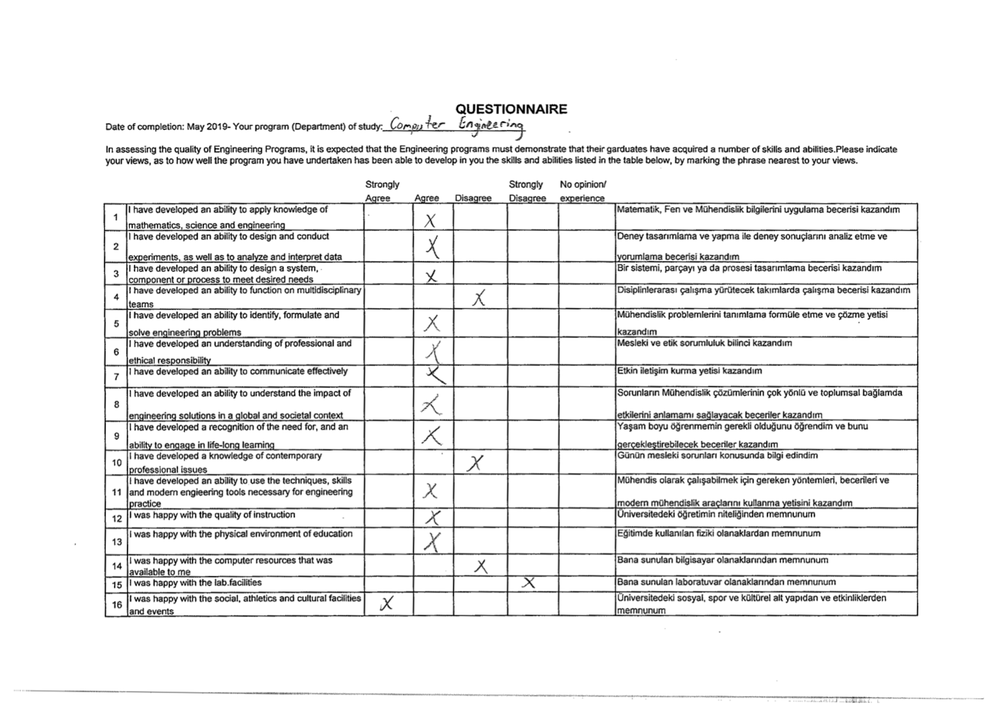
#> input picture Exercises/GE1/resources/questionnaire.png, 1000 x 706 px, shrunk from 1700 x 1200 before the run; the run also reads 1 picture not shown here
$ jupyter execute --allow-errors GE1_questions.ipynb   (shell and % lines are left out)
#> lines starting #> are read from the running program, lines starting #| are printed output that depends on the picture; after the words box and inside, x2 and y2 are one past the last pixel; in counts of white or black regions, pixels touching at a corner belong together
# (2024) Graded Exam 1: Document Recognition

## Please write your name and student ID here: FIRSTNAME Lastname (Anthony Grégoire Kalaydjian - 370837)

#### For submission, make sure to save your notebook with valid outputs for grading. Do not leave a lot of confusing debug output in your cells.

In this exam, we are going to tackle a simple computer vision task from start to finish using classical methods. Given a scanned image of an anonymous satisfaction questionnaire filled out via pen, our job is to fully automatically extract the responder's answers.

Almost all of the task is guided, and graded parts are marked. Here's an overview of the steps we will take, each composed of several subtasks:

1. Implementing a high-performance 2D convolution operation. **(30 points)**
2. Detecting horizontal and vertical edges with Sobel filtering and thresholding. **(10 points)**
3. Improving detected edges via dilation. **(15 points)**
4. Labeling connected components to detect table lines. **(25 points)**
5. Processing the detected lines into boxes and deciding which boxes are filled to extract the final answers. **(20 points)**

**100 points** in total.

**Hint:** All graded parts start with the heading "Subtask". Searching for "Subtask" with Cmd/Ctrl + F can help you check out all the graded parts. All code you need to write is also marked with `[TODO]`.

**INSURANCE NOTE:** It is possible to move from one step to the next even if your implementation for that step is failing, by using an alternative library function or loading the correct result from disk. Look for notes marked with **INSURANCE NOTE** just like this one!

## About Possible Technical Problems

This lab does not require any different packages than those you have used in the labs: `numpy`, `matplotlib`, `scipy` and `scikit-image`. In case you do get some errors while trying to run the notebook, there are two things you can try:
1. Try to re-install packages with versions that are known to work (running the cell below).
2. Run the notebook on Google Colab, which has all the libraries pre-installed.

**In any case, please feel free to call a TA and ask for help if you are having trouble.**

[cell 1]
# uncomment and run the below code in case you have library issues to try to have working versions installed
# %pip install numpy==1.24.3 matplotlib==3.7.2 scipy==1.11.1 scikit-image==0.20.0 jupyter==1.0.0

## The Questionnaire

Let's start with some imports, and then load up the questionnaire image that we will be processing. While the purpose of the system we're designing could be processing thousands of questionnaires automatically, we're only going to focus on a single, well-aligned instance for the sake of simplicity.

[cell 2]

import numpy as np
import matplotlib.pyplot as plt
import scipy.signal as conv
import skimage.morphology
import skimage.measure
import skimage.draw

plt.rcParams['figure.figsize'] = (6, 6)
plt.rcParams['image.cmap'] = 'gray'
plt.rcParams['xtick.labelsize'] = 6
plt.rcParams['ytick.labelsize'] = 6

def show_image(image, title, ticks='off', **kwargs):
    """ helper function to imshow without surrounding ticks """
    if 'dpi' not in kwargs:  # high by default
        kwargs['dpi'] = 300
    plt.figure(**kwargs)
    plt.imshow(image)
    plt.title(title)
    if ticks == 'off':
        plt.xticks([])
        plt.yticks([])

def show_image_pair(img1, title1, img2, title2, ticks='off', **kwargs):
    if 'dpi' not in kwargs:  # high by default
        kwargs['dpi'] = 300
    plt.subplots(1, 2, **kwargs)
    plt.subplot(121)
    plt.xticks([]); plt.yticks([]); plt.title(title1)
    plt.imshow(img1)
    plt.subplot(122)
    plt.xticks([]); plt.yticks([]); plt.title(title2)
    plt.imshow(img2);

[cell 3]
image = plt.imread('resources/questionnaire.png')
#> image is the input picture: shape (706, 1000) float32; min 0, max 1, mean 0.926
print(f'Image shape: {image.shape}')
#| Image shape: (706, 1000)
print(f'Image data type: {image.dtype}')
#| Image data type: float32
print(f'Image value range: [{image.min()}, {image.max()}]')
#| Image value range: [0.0, 1.0]
show_image(image, 'Scanned Questionnaire', dpi=300)

Our goal is to find which boxes have been selected automatically.

## TASK 1: High-Performance 2D Convolution (30 points)

As you might have already seen in class and implemented in the previous lab, convolution operation involves applying a filter to sliding window on an image.

You have already implemented this using a nested for loop with elementwise multiplication and subsequent summation for each patch.

Now we are going to use an improved alternative algorithm where we cast the problem as a single matrix multiplication.

Intuitively, the idea is to transform the patches such that we can apply filter to all patches simultaneously.

The first step is to create a matrix of size `[Kernel_Height * Kernel_Width]x[Num_Patches]` which contains all the patches that will be convolved. This is done by extracting all patches, flattening and stacking them.

This matrix can then be multiplied by a flattened kernel to get the result of the convolution which can then be reshaped back to 2D. The image below where a 3x4 image is convolved with a 2x2 kernel should help understand this process. The final output vector can be reshaped into 2x3 to get the convolved image.

Note that the kernel is also 2D at first and also needs to be flattened. Of course, it must first be flipped for the convolution to be correct. For the above example, the original 2x2 filter (or kernel) would be the following:

$$
\text{Kernel} = \begin{bmatrix}
z & y \\
x & w \\
\end{bmatrix}
\xrightarrow[]{\text{flip}}
\begin{bmatrix}
w & x \\
y & z \\
\end{bmatrix}
\xrightarrow[]{\text{flatten}}
\begin{bmatrix}
w & x & y & z \\
\end{bmatrix}
$$

Which corresponds to the above figure after flipping and flattening. Equivalently, the kernel can be flattened first and then flipped, which is easier to implement:

$$
\text{Kernel} = \begin{bmatrix}
z & y \\
x & w \\
\end{bmatrix}
\xrightarrow[]{\text{flatten}}
\begin{bmatrix}
z & y & x & w \\
\end{bmatrix}
\xrightarrow[]{\text{flip}}
\begin{bmatrix}
w & x & y & z \\
\end{bmatrix}
$$

### Subtask 1.1: `patches_to_matrix` (20 points)

[cell 4]
# Implement the following fuction to produce the matrix of patch columns as detailed above.
def patches_to_matrix(input_data, kernel_height, kernel_width):
    """
    Converts a grayscale image into its column representation based on the specified filter size.

    Parameters:
        input_data (numpy.ndarray): Input image data of shape (height, width).
        kernel_height (int): Height of the kernel.
        kernel_width (int): Width of the kernel.

    Returns:
        numpy.ndarray: Two-dimensional column matrix representation of the input image.
    """
#> called with kernel_height = 3, kernel_width = 5

    h, w = input_data.shape

    # Calculate output dimensions of the convolution.
    output_height = (h - kernel_height) + 1
    output_width = (w - kernel_width) + 1

    # Initialize the image column matrix. It should have as many rows as the number of
    # pixels in the kernel, and as many columns as the number of pixels in the output image.
    column_matrix = np.zeros((kernel_height * kernel_width, output_height * output_width))

    # Iterate through each position of the sliding window and fill the output columns
    # by putting one patch on each column, going from top-left to bottom-right.
    k = 0
    for i in range(output_height):
        for j in range(output_width):
            # [TODO] Extract the 2D patch corresponding to the current output pixel.
            patch = input_data[i:i+kernel_height, j:j+kernel_width]

            # [TODO] Flatten the patch and put it into a column in the matrix.
            #  Hint: np.ravel flattens a given array.
            column_matrix[:, k] = np.ravel(patch)
            k += 1

    return column_matrix

### Subtask 1.2: `conv2d` (10 points)

[cell 5]
# Now, implement the convolution function based on the description above.
def conv2d(img, kernel):
    """
    Apply discrete 2D convolution between img and kernel. Always uses "same" padding for simplicity.

    Parameters:
        img (numpy.ndarray): Input image data of shape (height, width).
        kernel (numpy.ndarray): Kernel of shape (kernel_height, kernel_width).

    Returns:
        numpy.ndarray: Convolution result, having the same shape as the input image.
    """

    h, w = img.shape
    kh, kw = kernel.shape
    assert kh % 2 == 1 and kw % 2 == 1, 'Kernel size should be odd!'

    # Apply "same" padding, to keep the output size the same as the input size.
    ph = (kh - 1) // 2
    pw = (kw - 1) // 2
    img = np.pad(img, ((ph, ph), (pw, pw)), mode='constant')

    # Get the column matrix representation of the padded image.
    cols = patches_to_matrix(img, kh, kw)

    # [TODO] Convolve the column matrix representation with the kernel using matrix multiplication.
    #  Hint: Remember that the kernel should be flipped to match the definition of convolution.
    #        For simplicity, you can flatten the kernel first and then reverse it with np.flip.
    conv_vector = np.flip(kernel.flatten())@cols

    # Reshape the result vector to the correct original output shape.
    conv = conv_vector.reshape(h, w)

    return conv

#### Testing the convolution

[cell 6]
# Define filter size, stride and padding
filter_height = 3
filter_width = 5

# Seed for repeatability
np.random.seed(442)

# Define a random filter
filter_ = np.random.rand(filter_height, filter_width)

# Create random input image
input_image = np.random.rand(64, 64)  # (height, width)

# Our implementation
our_result = conv2d(input_image, filter_)

# Scipy implementation
scipy_result = conv.convolve2d(input_image, filter_, mode='same')

# Check if both implementations produce the same output
assert np.allclose(our_result, scipy_result), 'conv2d output does not match scipy!'
print("Error in results:", np.sum(np.abs(our_result - scipy_result)))

## TASK 2: Simplified Edge Detection (10 points)

**There is no coding for this part, only written questions at the end!**

In this part, we will use the `conv2d()` function that we just implemented, to extract the horizontal and vertical edges using the Sobel filter. After filtering, we threshold the image to convert it to binary before further processing.

**INSURANCE NOTE:** If your `conv2d(...)` function does not work correctly, you can replace it with `conv.convolve2d(..., mode='same')` instead below.

[cell 7]
# Uncomment and run below line if your conv2d does not work, to replace it with scipy's:
# def conv2d(*args): return conv.convolve2d(*args, mode='same')

[cell 8]
# Let's first start with the vertical edges!
# # Define Sobel filter and apply with conv2d.

sobel = np.array([[-1, 0, 1],
                  [-2, 0, 2],
                  [-1, 0, 1]], dtype=image.dtype)

sobel_vertical = conv2d(image, sobel)
#> in conv2d (call 2), `img = np.pad(img, ((ph, ph), (pw, pw)), mode='constant')`:
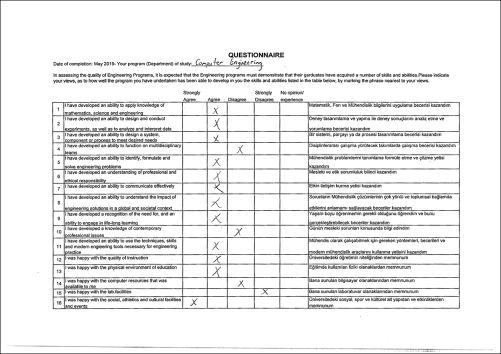
#> img: shape (708, 1002) float32 (shown at 1/2 size); min 0, max 1, mean 0.921
show_image(sobel_vertical, 'Vertical Sobel', dpi=300)

[cell 9]
# Then, we apply thresholding to convert it to a binary image.

def threshold(img, t1, t2):
    """ 1 for pixels in [t1, t2], 0 otherwise. """
#> called with t1 = 2, t2 = 4
    return np.where((t1 <= img) & (img <= t2), 1.0, 0.0)
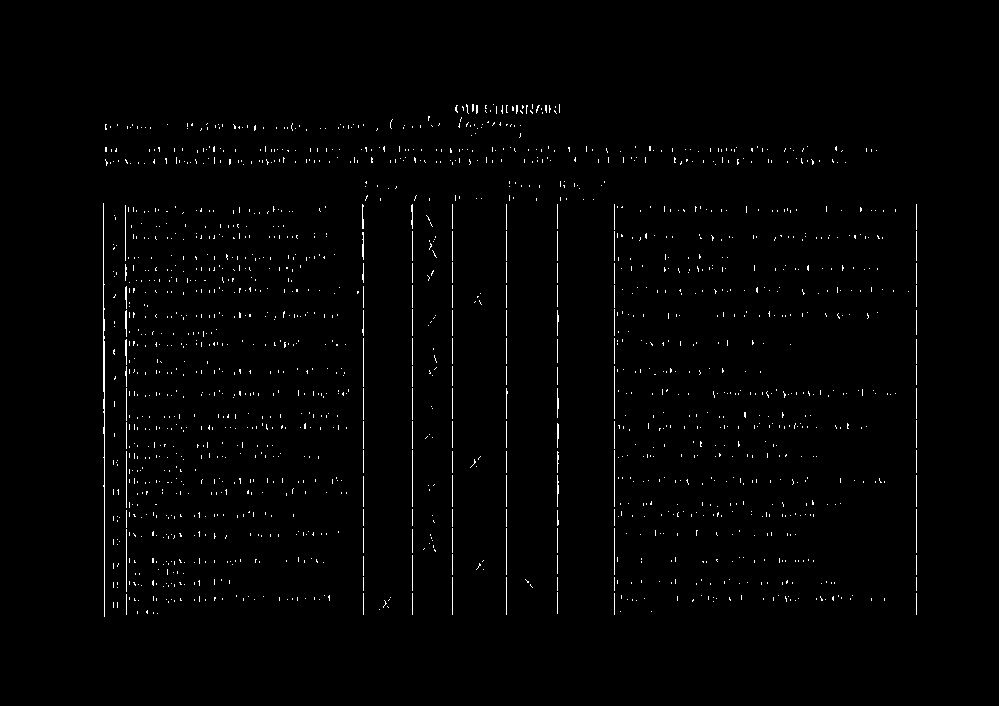
#> returned value: shape (706, 1000) float64; values 0 (black) and 1 (white), 1.3% white in thin lines or dots, all inside (x1, y1, x2, y2) = (103, 0, 1000, 706)

edges_vertical = threshold(sobel_vertical, 2.0, 4.0)
show_image(edges_vertical, "Binarized Vertical Edges", dpi=300)

### Subtask 2.1: Written Question (5 points)

We chose the range [2.0, 4.0] for binarizing the edges detected by the Sobel filter. Why did we choose these two values specifically? Why did we ignore negative values including the range [-4.0, -2.0]?

**Hint:** You can play with the threshold above to help you answer this question, but remember to set it back to the original before continuing!

**ANSWER HERE:** We want to determine high gradient values, as it seems by plotting the results for different thresholds that vertical lines have especially high gradient componenets in them. Therefore, we ignore negative values. If we had kept negative values, we would have also extracted low gradient values.

[cell 10]
# Repeat the same process for horizontal edges.
sobel_horizontal = conv2d(image, sobel.T)
#> in conv2d (call 3), `conv = conv_vector.reshape(h, w)`:
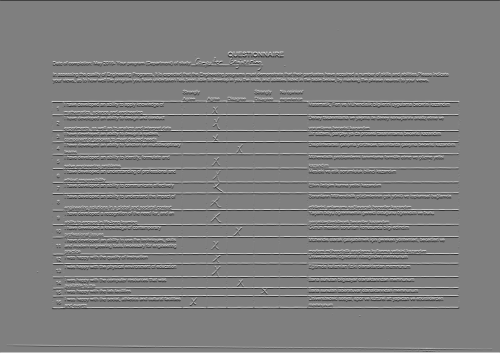
#> conv: shape (706, 1000) float64 (shown at 1/2 size); min -4, max 4, mean 0; drawn with min black and max white
edges_horizontal = threshold(sobel_horizontal, 2.0, 4.0)
show_image(edges_horizontal, 'Binarized Horizontal Edges', dpi=300)

### Subtask 2.2: Written Question (5 points)

If you zoom in onto the horizontal edge image (or the vertical one), you will notice that the table lines are not continuous. In fact, there are quite a few holes in every line! Why do we see these holes, rather than having nice, continuous lines?

**Hint:** You can run the below cell to see a zoomed-in version of the edges if the question is not clear from the previous figure.

**ANSWER HERE:** This happens at the crossing with vertical lines. At these exact points, the Sobel filter becomes zero.

[cell 11]
edges_cut = edges_horizontal[400:700, 500:1000]
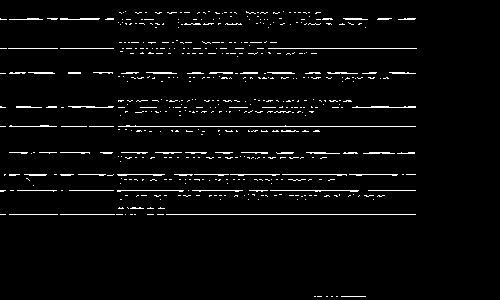
#> edges_cut: shape (300, 500) float64; values 0 (black) and 1 (white), 3.4% white in thin lines or dots, all inside (x1, y1, x2, y2) = (0, 11, 417, 297)
show_image(edges_cut, 'Center-Zoomed Horizontal Edges', dpi=300)
plt.xlabel('Check out the regular empty spaces in the lines!');

## TASK 3: Convolution Based Dilation (15 points)

Now that we have the binary images containing vertical and horizontal lines, we want to use connected component labeling to group and extract the lines. However, there are holes in the lines preventing us from applying connected component labeling. In this step, we will implement 'dilation' to process the image in order to dilate white regions, connecting the separated line segments and eliminating the holes.

The process of dilation can be easily implemented using convolutions. For example, assume we have a convolutional kernel of all ones:

$$
K = \begin{bmatrix}
1 & 1 & 1 \\
1 & 1 & 1 \\
1 & 1 & 1 \\
\end{bmatrix}
$$

Then the dilation operation will set one pixel to white if there is **at least** one white pixel in the neighborhood defined by the kernel:

Here is what we will implement:

1. By applying convolution with a binary kernel $K$ to binary image $I$, compute how many white pixels are in one pixel's neighborhood as defined by $K$. Denote the response as $R$;
2. Transform $R$ to (binary) dilated image output $D$ by setting non-zero entries to $1$ and zero entries to $0$.

For our own dilation we will define two kernels (different to the kernel in the example) to check each pixel's vertical **or** horizontal neighborhood only (the neighborhoods are three pixels including the pixel itself).

**To summarize what to do: Implement the dilation function, define the kernels required in the instructions and apply dilation to the two binary images from previous task, and visualize the dilation results.**

### Subtask 3.1: Dilate (10 points)

Note that this function is defined here but invoked in subtask 3.2, please take a look at subtask 3.2 for context.

[cell 12]
def dilate(img, kernel, iters=1):
    """
    Dilate img based on the neighborhood defined by kernel. Repeat this process iters times.

    Parameters:
        img (numpy.ndarray): Binary input image data of shape (height, width).
        kernel (numpy.ndarray): Binary kernel of shape (kernel_height, kernel_width).
        iters (int): Number of times to repeat the dilation.

    Returns:
        numpy.ndarray: Dilated result, having the same shape as the input image.
    """
#> called with kernel = array of shape (3, 1), iters = 4
    assert np.unique(img).size == 2, 'img is not binary!'
    assert np.unique(kernel).size in (1, 2), 'kernel is not binary!'

    # [TODO] Apply dilation `iters` times to img. Each dilation is the steps 1. and 2. explained above.
    output = img
    for _ in range(iters):
        # compute convolution with kernel
        R = conv2d(output, kernel)
        mask = R>0
        output[mask] = 1
        output[~mask]  = 0
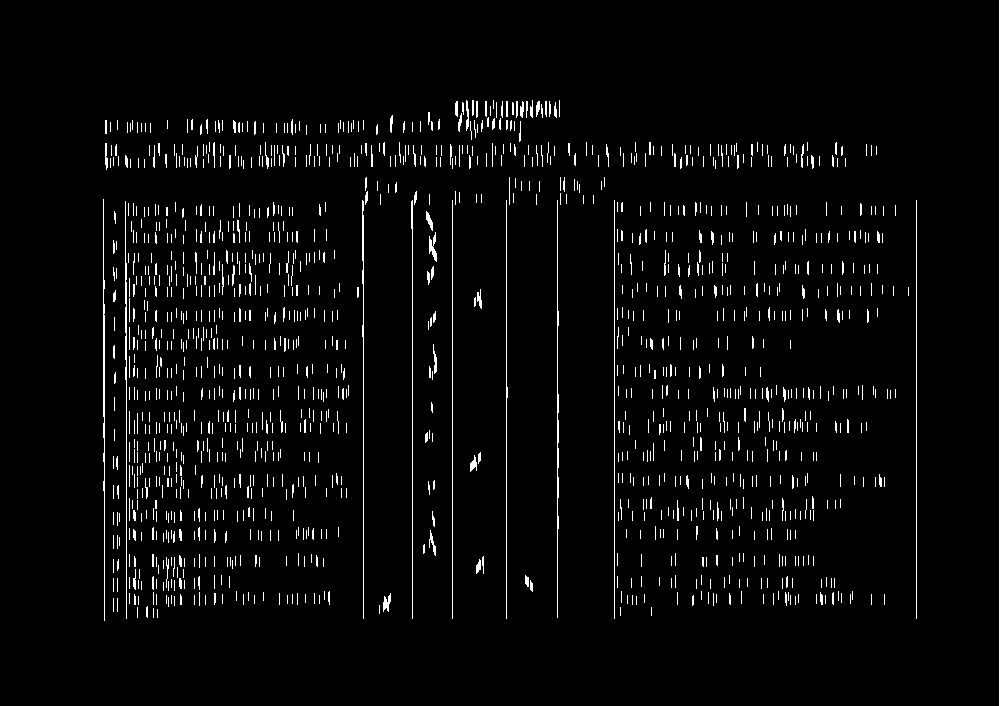
#> output: shape (706, 1000) float64; values 0 (black) and 1 (white), 3.4% white in thin lines or dots, all inside (x1, y1, x2, y2) = (103, 0, 1000, 706)

    return output

### Subtask 3.2: Kernel Definition (5 points)

[cell 13]
# [TODO] Define the kernel to dilate horizontal edges (left-right neighborhood, three pixels should be 1).
horiz_kernel = np.array([[1, 1, 1]])

# [TODO] Define the kernel to dilate vertical edges (up-down neighborhood, three pixels should be 1).
vert_kernel = np.array([[1, 1, 1]]).T

# Dilate the the vertical and horizontal image several times. Can take around 10 seconds.
dilated_vertical_binary_image = dilate(edges_vertical, vert_kernel, 4)
dilated_horizontal_binary_image = dilate(edges_horizontal, horiz_kernel, 4)
#> call 2 of dilate, with kernel = array of shape (1, 3), iters = 4
#> after the loop in dilate (call 2), `for _ in range(iters):`:
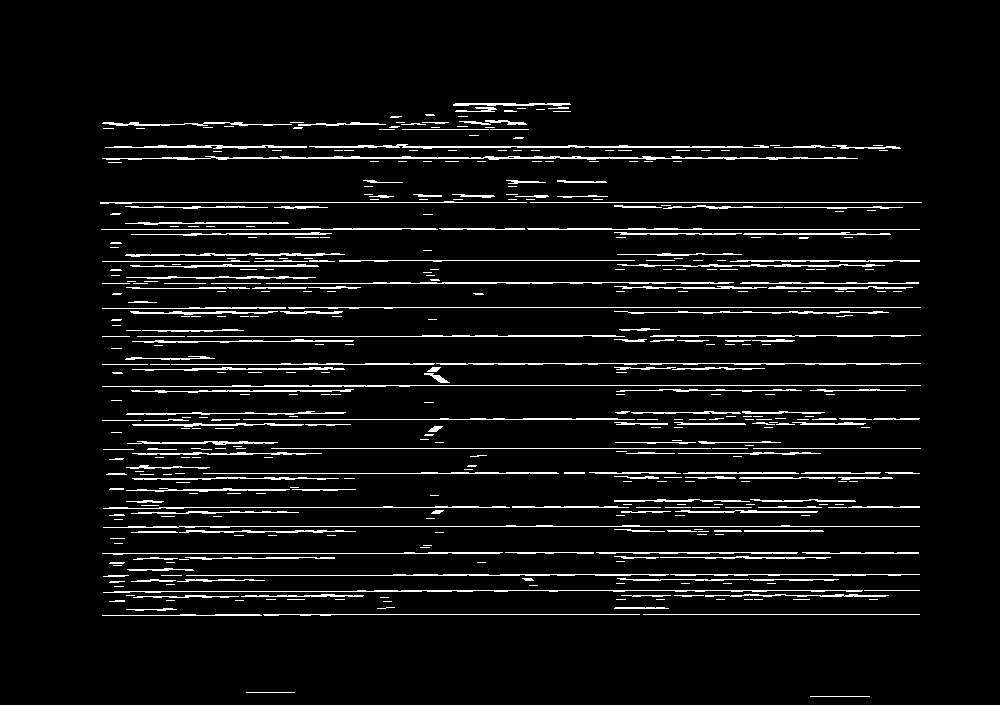
#> output: shape (706, 1000) float64; values 0 (black) and 1 (white), 6.1% white in thin lines or dots, all inside (x1, y1, x2, y2) = (0, 103, 1000, 706)

# Clean up image borders just in case
def zero_border(img, t=5):
#> called with t = 5
    img[:t, :] = 0
#> img: shape (706, 1000) float64; values 0 (black) and 1 (white), 3.4% white in thin lines or dots, all inside (x1, y1, x2, y2) = (103, 5, 1000, 706)
#> (the rest of the program and of its run is left out)
